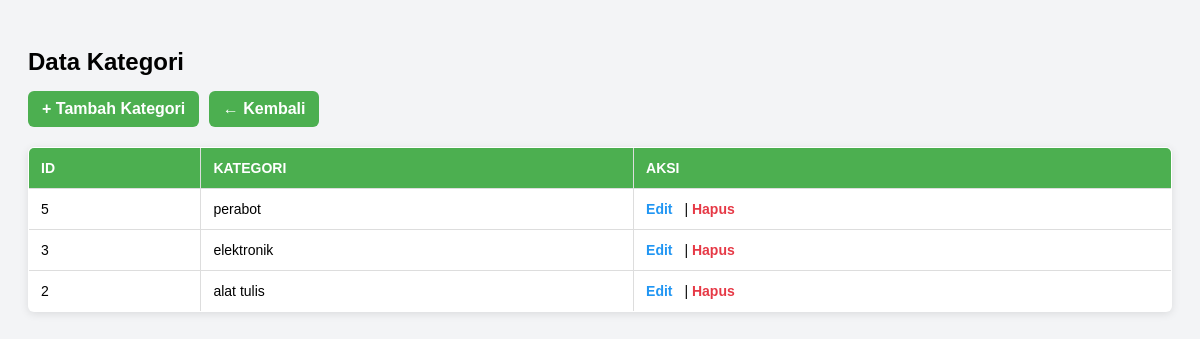
/kategori_tampil.php, run on the app's committed database.
### tables this page shows
CREATE TABLE `kategori` (
  `id_kategori` int(11) NOT NULL,
  `kategori_barang` varchar(100) NOT NULL
);

### kategori_tampil.php (the view, shortened to what this page needs)
<?php
include "koneksi.php";
$data = mysqli_query($koneksi, "SELECT * FROM kategori ORDER BY id_kategori DESC");
?>
<!DOCTYPE html>
<html>
<head>
</head>
<body>
<h2>Data Kategori</h2>
<div class="btn-group">
    <a href="kategori_tambah.php" class="btn">+ Tambah Kategori</a>
    <a href="index.php" class="btn">← Kembali</a>
</div>
<table>
    <tr>
        <th>ID</th>
        <th>Kategori</th>
        <th>Aksi</th>
    </tr>
    <?php
    while($d = mysqli_fetch_array($data)){
    ?>
    <tr>
        <td><?= $d['id_kategori']; ?></td>
        <td><?= $d['kategori_barang']; ?></td>
        <td class="aksi">
            <a href="kategori_edit.php?id=<?= $d['id_kategori']; ?>">Edit</a> |
            <a href="kategori_hapus.php?id=<?= $d['id_kategori']; ?>" onclick="return confirm('Hapus kategori?')">Hapus</a>
        </td>
    </tr>
    <?php } ?>
</table>
</body>
</html>

### kategori_tampil.php (style rules this page uses)
body { font-family: Arial, sans-serif; background: #f3f4f6; padding: 20px; }
h2 { display: block; width: 100%; margin-bottom: 15px; }
.btn { display: inline-block; padding: 9px 14px; background: #4CAF50; color: white; text-decoration: none; border-radius: 6px; font-weight: bold; margin-right: 5px; }
table { width: 100%; border-collapse: collapse; background: white; border: 1px solid #ccc; border-radius: 6px; overflow: hidden; margin-top: 20px; box-shadow: 0 2px 8px rgba(0,0,0,0.1); }
th, td { padding: 12px; border: 1px solid #ddd; text-align: left; font-size: 14px; }
th { background: #4CAF50; color: white; text-transform: uppercase; }
.aksi a { font-weight: bold; text-decoration: none; margin-right: 8px; }
.aksi a:first-child { color: #2196F3; }
.aksi a:last-child { color: #e63946; }

### data on the page
kategori: id_kategori "5", kategori_barang "perabot"
kategori: id_kategori "3", kategori_barang "elektronik"
kategori: id_kategori "2", kategori_barang "alat tulis"
